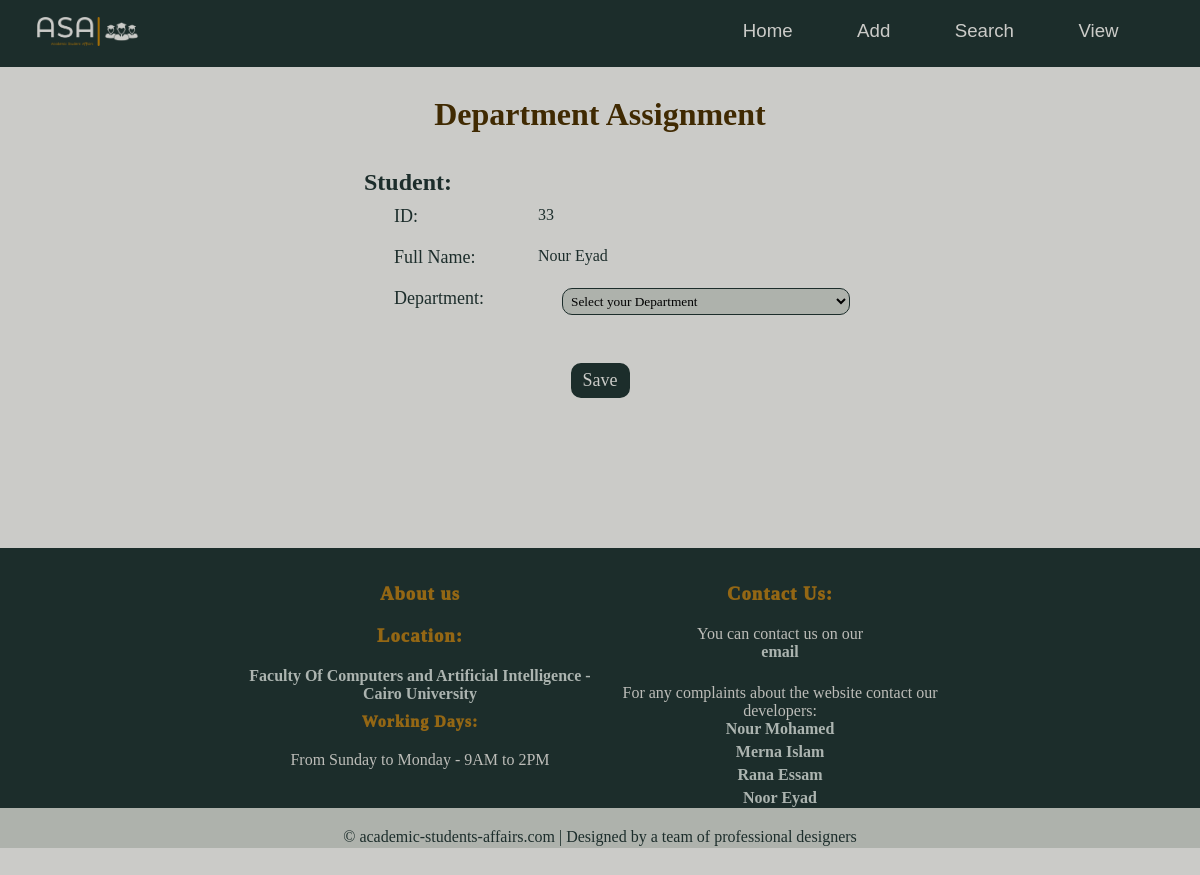
Screenshot of /departmentAssignment/33 with the database file from the repository.
### students/models.py (models this page shows)
class Member(models.Model):
    firstname = models.CharField(max_length=255)
    lastname = models.CharField(max_length=255)
    email = models.CharField(max_length = 50)
    phone = models.CharField(max_length=15)
    gpa = models.FloatField()
    level = models.IntegerField()
    birthdate = models.DateField()
    gender = models.CharField(max_length=6)
    dep = models.CharField(max_length= 10,  default='General')
    state = models.BooleanField(default= True)

### students/views.py (the view)
# urls.py: path('departmentAssignment/<int:id>', views.departmentAssignment, name="departmentAssignment"),
def departmentAssignment(request, id):
    mymember = Member.objects.get(id = id)
    context = {
      'student' : mymember,
    }
    return render (request, 'departmentAssignment.html', context)

### students/templates/departmentAssignment.html (shortened to what this page needs)
{% extends "master.html" %}
{% load static %}
{% block stylesheet%}
{% load static %}
<link rel="stylesheet" href="{% static 'departmentAssignment.css'%}">
{%endblock%}
{%block script%}
{% load static %}
{%endblock%}
{% block content%}
    <h1>Department Assignment</h1>
    <h2>Student: </h2>
    <div id="formdiv">
        <form id="form" name="myform">
            <div id="rows">
                <div class="columns">
                    <label for="IdResult" class="labels">ID: </label>
                    <div id="IdResult">{{student.id}}</div>
                </div>
                <div class="columns">
                    <label for="nameResult" class="labels">Full Name: </label>
                    <div id="nameResult">{{student.firstname}} {{student.lastname}}</div>
                </div>
                <div class="columns">
                    <label for="department" class="labels">Department: </label>
                    <select name="dep" id="department" class="theInputs" required>
                        <option value="" selected>Select your Department</option>
                    </select>
                </div>
                <div id="button">
                    <button onclick="alerting()">Save</button>
                </div>
            </div>
        </form>
    </div>
{%endblock%}

### students/static/master.css (style rules this page uses)
body { background-color: #cbcbc8; color: #1c2d2b; margin: 0px; min-height: 100vh; position: relative; flex-direction: column; }

### students/static/departmentAssignment.css (style rules this page uses)
* { margin: 0; padding: 0; box-sizing: border-box; font-family: "Times New Roman"; }
html { height: 100%; box-sizing: border-box; }
*, *:after, *:before { box-sizing: inherit; }
h1 { margin-top: 5%; margin-bottom: 3%; text-align: center; color: #402a02; }
h2 { text-align: center; margin-right: 32%; }
body { margin-top: 8%; }
input, select, button { border: 1px solid #1c2d2b; background-color: #aeb2ac; border-radius: 10px; }
#formdiv { width: 40%; margin: auto; }
#form { width: 100%; }
.columns { width: 100%; display: inline-block; margin: 10px; }
.labels { width: 30%; float: left; font-size: large; margin-left: 5%; }
.theInputs { width: 60%; float: right; padding: 4px; }
button { margin-top: 7%; font-size: large; padding-left: 10px; padding-right: 10px; padding-top: 5px; padding-bottom: 5px; cursor: pointer; background-color: #1c2d2b; color: #cbcbc8; border: 2px solid #1c2d2b; }
#button { text-align: center; }

### rows the page displays
Member: id "33", firstname "Nour", lastname "Eyad"
